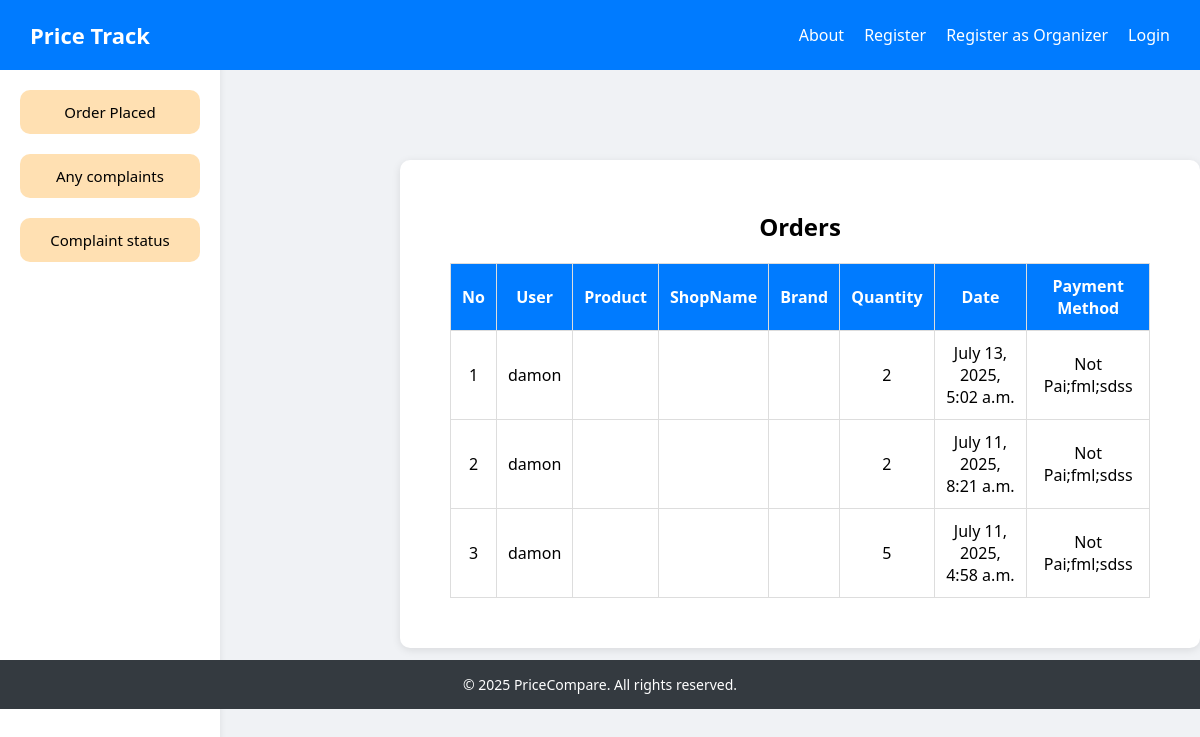
Page /product/orderplaced/2/ on the earlier database version.
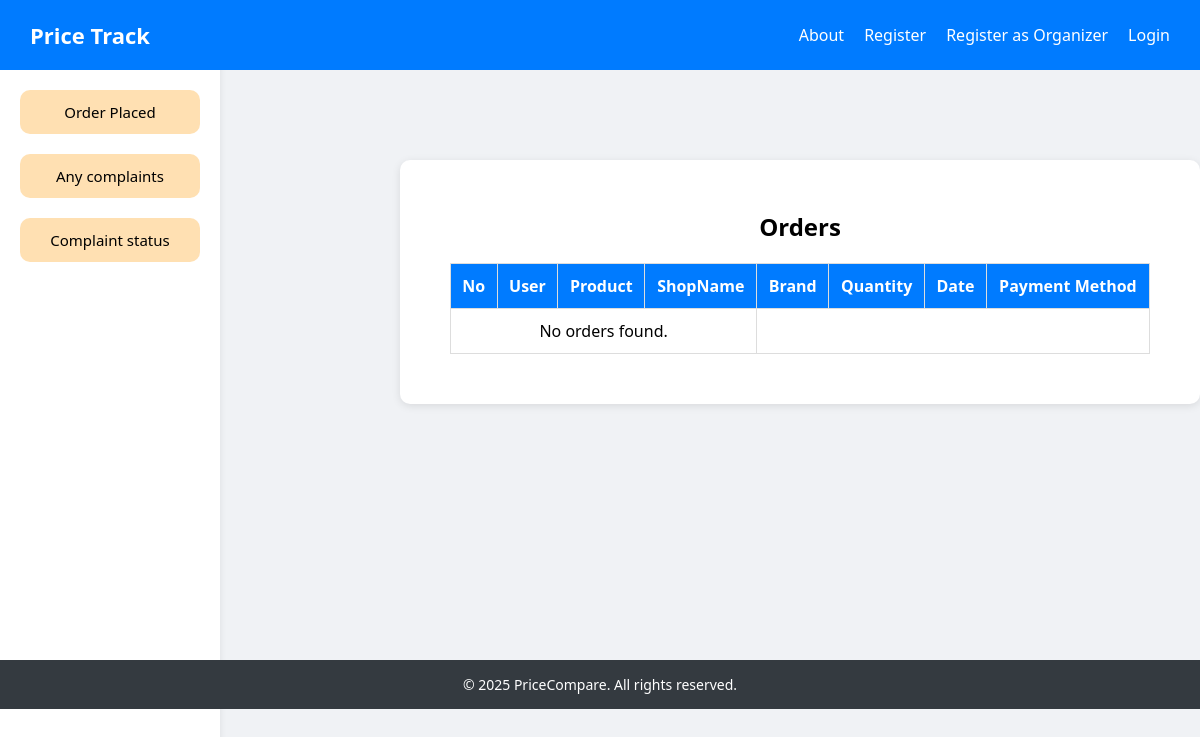
Same page on the later database version.
### products/models.py (models this page shows)
class Order(models.Model):
    userid = models.ForeignKey(Register,on_delete=models.CASCADE,null=True)
    productid = models.ForeignKey(shopProduct,on_delete=models.CASCADE,null=True)
    quantity = models.IntegerField(default=1)
    orderdate = models.DateTimeField(auto_now_add=True)
    pid = models.ForeignKey(Product,on_delete=models.CASCADE,null=True)
    fed = models.IntegerField(default = 1)

### users/models.py (models this page shows)
class Register(AbstractUser):
    name=models.CharField(max_length=40,null=True)
    address=models.CharField(max_length=200,null=True)
    phone=models.IntegerField(null=True)
    approved=models.BooleanField(default=False)
    shopname=models.CharField(max_length=20,null=True)
    licensenumber=models.IntegerField(null=True)
    image=models.ImageField(upload_to='image/',null=True)
    district=models.CharField(max_length=100,null=True)
    place=models.CharField(max_length=255,null=True)
    role=models.CharField(max_length=20,default="admin")

### products/views.py (the view)
# urls.py: path('orderplaced/',views.order_placed,name='orderplaced'),
def orderplaced(request,id):
    pro = Register.objects.get(id = id)
    orders = Order.objects.filter(userid = pro).order_by('-id')
    return render (request,'orderplaced.html',{'orders':orders})

### products/templates/orderPlaced.html (shortened to what this page needs)
{% extends 'layout.html' %}
{% load static %}
{% block extra_head %}
  <link rel="stylesheet" href="{% static 'products/orderPlaced.css' %}">
{% endblock %}
  {% block content %}
  <div class="fullop">
   {% include "side.html"%}
  <div class="container">
    <h2>Orders</h2>
    <table>
      <tr>
        <th>No</th>
        <th>User</th>
        <th>Product</th>
        <th>ShopName</th>
        <th>Brand</th>
        <th>Quantity</th>
        <th>Date</th>
        <th>Payment Method </th>
      </tr>
      {% for order in orders %}
      <tr>
         <td>{{ forloop.counter }}</td>
        <td>{{ order.userid.username }}</td>
          <td><a href="{% url 'detail' order.productid.id %}" style="text-decoration: none;color: blue;">{{ order.productid.productname }}</a></p></td>
         <td>{{ order.productid.shopid.shopname }}</td>
        <td>{{ order.productid.productid.brand }}</td>
        <td>{{ order.quantity }}</td>
        <td>{{ order.orderdate }}</td>
<td>
  {% if order.payment_method == 'upi'  or order.payment_method == 'UPI' %}
    UPI
  {% elif order.payment_method == 'Cash on Delivery' or order.payment_method == 'cod' %}
    Cash On Delivery
  {% elif order.payment_method == 'card' or order.payment_method == 'CARD PAYMENT'  %}
    Card
  {% else %}
    Not Pai;fml;sdss
  {% endif %}
</td>
        </div>
      </tr>
      {% empty %}
      <tr>
        <td colspan="4">No orders found.</td>
      </tr>
      {% endfor %}
    </table>
  </div>
  </div>
  {% endblock %}

Differences in the rows shown:
removed Order: userid.username "damon", quantity "2", orderdate "July 13, 2025, 5:02 a.m."
removed Order: userid.username "damon", quantity "2", orderdate "July 11, 2025, 8:21 a.m."
removed Order: userid.username "damon", quantity "5", orderdate "July 11, 2025, 4:58 a.m."
Other differences:
text now shown: "No orders found."
